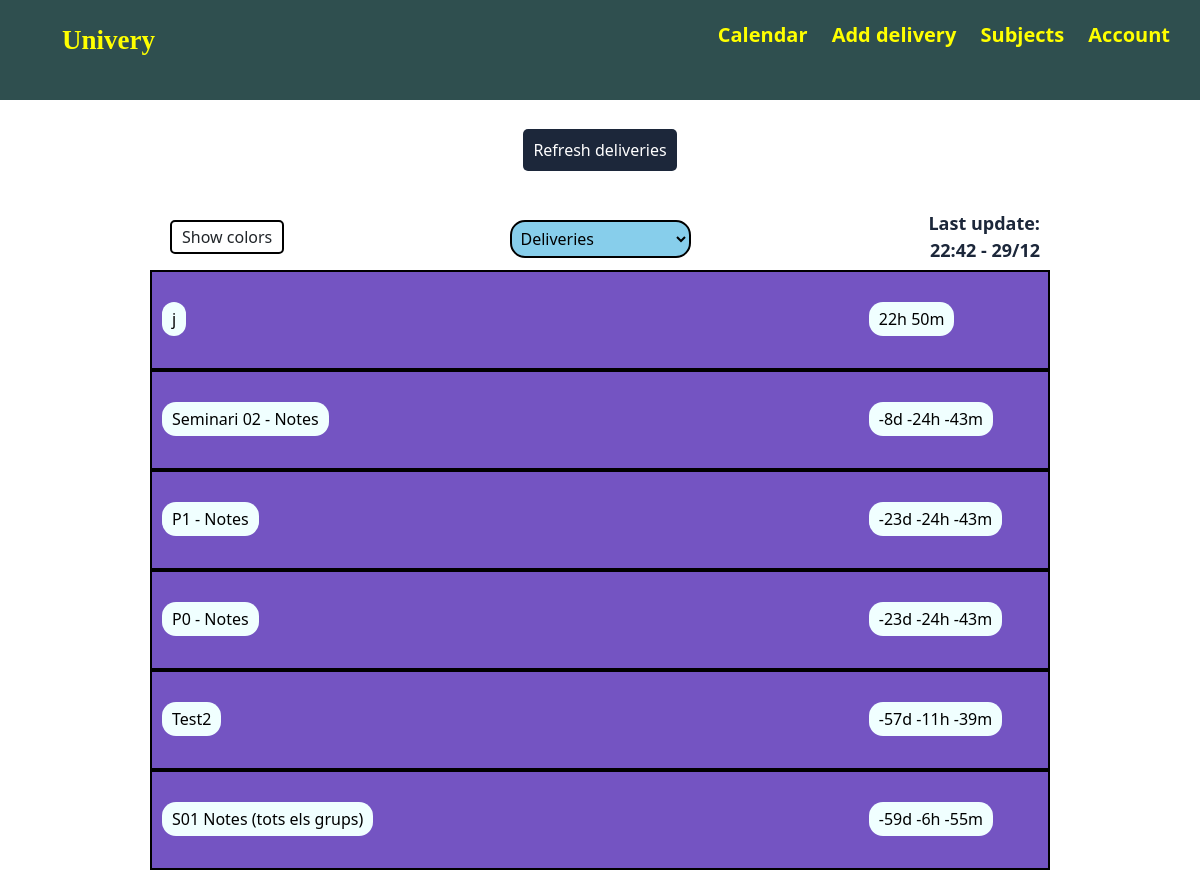
Screenshot of / (signed in) with the database file from the repository.
### app/models.py (models this page shows, shortened)
class User(db.Model, UserMixin):
    id = db.Column(db.Integer, primary_key=True)
    fullname = db.Column(db.String(50), nullable=False)
    identification = db.Column(db.String(15), unique=True, nullable=False)
    password = db.Column(db.String(60), nullable=False)
    deliveries = db.relationship('Delivery', backref='user', lazy=True)
    subjects = db.relationship('Subject', backref='user', lazy=True)
    last_update = db.Column(db.DateTime, nullable=True)

class Delivery(db.Model):
    id = db.Column(db.Integer, primary_key=True)
    name = db.Column(db.String(50), nullable=False)
    description = db.Column(db.String(400))
    toDate = db.Column(db.DateTime, nullable=True)
    toDateStr = db.Column(db.String(20), nullable=True)
    url = db.Column(db.String(300), nullable=True)
    user_id = db.Column(db.Integer, db.ForeignKey('user.id'), nullable=False)
    subject_id = db.Column(db.Integer, db.ForeignKey('subject.id'), nullable=False)
    isDone = db.Column(db.Boolean, nullable=False, default=False)
    isEliminated = db.Column(db.Boolean, nullable=False, default=False)

### app/main/routes.py (the view)
@main.route("/")
@login_required
def home():
    return render_template('delivery/not-done-deliveries.html', title="Home",
            deliveries=filter_deliveries(
                current_user.deliveries,
                lambda d: not d.isDone and not d.isEliminated),
            date_format=DATE_FORMAT)

### app/deliveries/utils.py (called while the page is built)
def filter_deliveries(deliveries, restriction):
    deliveries = [(i, db.session.query(Subject).filter_by(
        identification=i.subject_id,
        user_id=current_user.id).first()
        ) for i in deliveries if restriction(i)]
    return list(reversed(sorted(deliveries, key=lambda x: x[0].toDate)))

### app/models.py (called while the page is built)
@login_manager.user_loader
def load_user(user_id):
    return User.query.get(int(user_id))

### app/templates/delivery/not-done-deliveries.html (shortened to what this page needs)
{% extends "home.html" %}
{% block deliveries %}
<div class="menu">
    <div class="colors">
        <p id="colors-btn">Show colors</p>
    </div>
    <div class="dropdown">
        <select class="delivery-dropdown" id="delivery-type"  onchange="deliveryType()">
            <option selected value="undone">Deliveries</option>
        </select>
    </div>
    {% if current_user.last_update %}
        <div class="last-update">
            <p>Last update: <br>{{current_user.last_update.strftime("%H:%M - %d/%m") }}</p>
        </div>
    {% endif %}
</div>
<div id="notdone" class="delivery-container">
    {% if deliveries|length > 0 %}
        {% for delivery, subject in deliveries %}
            <div onclick="openPopup([
                    '{{delivery.name}}',
                    '{{delivery.description}}',
                    '{{delivery.toDate.strftime(date_format)}}',
                    '{{delivery.url}}',
                    'Done',
                    '{{subject.name}}',
                    '{{subject.id}}',
                    '{{delivery.id}}'
                    ], '{{request.endpoint}}')"
                    class="delivery-block" style="background-color: {{subject.color}};">
                <div class="delivery-name">
                    <p>{{delivery.name}}</p>
                </div>
                <div class="delivery-date">
                    <p class="time">{{delivery.toDate}}</p>
                </div>
            </div>
        {% endfor %}
    {% else %}
        <div class="delivery-block">
            <div class="delivery-name">
                <p class="vcenter">No future deliveries</p>
            </div>
        </div>
    {% endif %}
</div>
{% endblock deliveries %}

### app/static/style.css (style rules this page uses)
* { margin: 0; padding: 0; box-sizing: border-box; }
.delivery-container { width: min(80%, 900px); margin: 0 auto; height: 600px; overflow-y: scroll; }
.delivery-block { border: 2px solid black; height: 100px; margin-bottom: 0px; cursor: pointer; }
.delivery-name { width: 80%; float: left; height: 100px; vertical-align: middle; padding-left: 10px; padding-right: 10px; display: inline-block; padding-top: 30px; }
.delivery-name p { background-color: azure; color: black; width: fit-content; padding: 5px 10px; border-radius: 14px; }
.delivery-date { width: 20%; float: left; height: 100px; vertical-align: middle; display: inline-block; padding-top: 30px; }
.delivery-date p { background-color: azure; color: black; width: fit-content; padding: 5px 10px; border-radius: 14px; }
.time { color: chartreuse; }
.menu { width: min(80%, 900px); margin: 0 auto; height: 70px; }
.colors { float: left; width: 30%; height: 100%; }
.colors p { width: fit-content; margin-left: 20px; margin-top: 20px; padding: 3px 10px; border: 2px solid black; border-radius: 5px; background-color: white; cursor: help; }
.last-update { float: left; width: 30%; height: 100%; }
.last-update p { text-align: right; font-size: 18px; color: #1c273a; font-weight: 600; margin-top: 10px; margin-right: 10px; }
.dropdown { height: 100%; float: left; width: 40%; text-align: center; }
.delivery-dropdown { margin-top: 20px; float: center; background-color: skyblue; padding: 5px; border: 2px solid black; border-radius: 15px; }

### rows the page displays
User: last_update "22:42 - 29/12"
Delivery: name "j"
Delivery: name "Seminari 02 - Notes"
Delivery: name "P1 - Notes"
Delivery: name "P0 - Notes"
Delivery: name "Test2"
Delivery: name "S01 Notes (tots els grups)"
